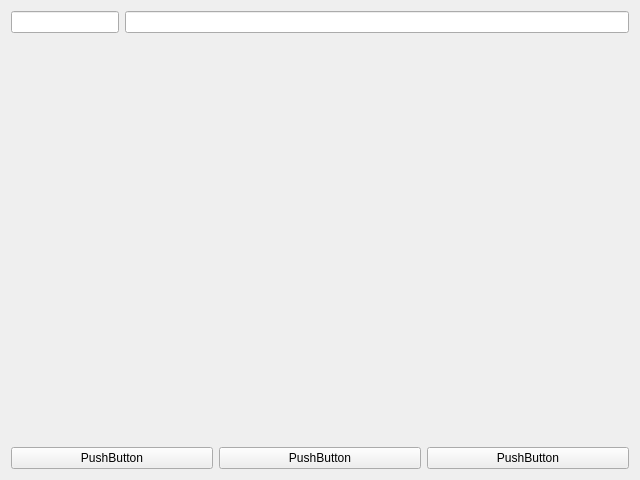
<?xml version="1.0" encoding="UTF-8"?>
<ui version="4.0">
 <class>Form</class>
 <widget class="QWidget" name="Form">
  <property name="geometry">
   <rect>
    <x>0</x>
    <y>0</y>
    <width>640</width>
    <height>480</height>
   </rect>
  </property>
  <property name="windowTitle">
   <string>Form</string>
  </property>
  <layout class="QVBoxLayout" name="verticalLayout">
   <item>
    <layout class="QFormLayout" name="formLayout">
     <item row="0" column="0">
      <widget class="QLineEdit" name="lineEdit"/>
     </item>
     <item row="0" column="1">
      <widget class="QLineEdit" name="lineEdit_2"/>
     </item>
    </layout>
   </item>
   <item>
    <layout class="QHBoxLayout" name="horizontalLayout">
     <item>
      <widget class="QPushButton" name="pushButton">
       <property name="text">
        <string>PushButton</string>
       </property>
      </widget>
     </item>
     <item>
      <widget class="QPushButton" name="pushButton_2">
       <property name="text">
        <string>PushButton</string>
       </property>
      </widget>
     </item>
     <item>
      <widget class="QPushButton" name="pushButton_3">
       <property name="text">
        <string>PushButton</string>
       </property>
      </widget>
     </item>
    </layout>
   </item>
  </layout>
 </widget>
 <resources/>
 <connections/>
</ui>
